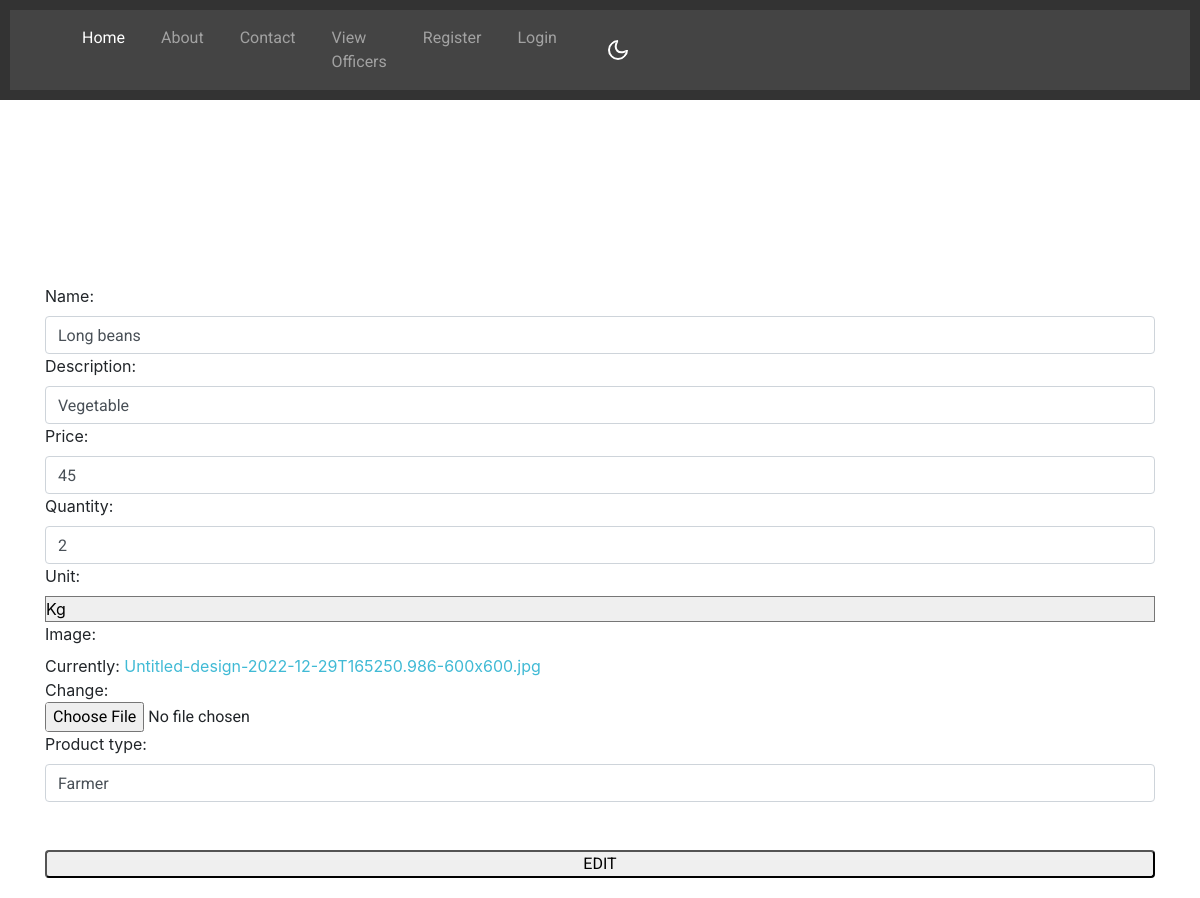
The app's page /edit_products/17 with its own data.
### officer_management/models.py (models this page shows)
class Products(models.Model):
    uid = models.ForeignKey(Register,on_delete=models.CASCADE,null=True)
    name = models.CharField(max_length=50,default='')
    description = models.CharField(max_length=50,default='')
    price = models.CharField(max_length=50,default='')
    quantity = models.CharField(max_length=50,default='')
    Unit = models.CharField('Unit',choices=Unit,default='peice',max_length=250)
    image =  models.FileField()
    product_type = models.CharField(max_length=50,default='')
    no_of_remaining_items = models.CharField(max_length=50,default='',null=True)

### officer_management/views.py (the view)
# urls.py: path('edit_products/<int:id>',views.edit_products),
def edit_products(request,id):
    data=Products.objects.get(id=id)
    if request.method=='POST':
        form = ProductForm(request.POST,request.FILES, instance=data)
        if form.is_valid():
            print("valid")
            form.save()
        return redirect("/view_add_products",{'data':data})
    else:
        form = ProductForm(instance=data)
        context={
            'form' : form
        }
    return render(request,'edit_products.html',context)

### officer_management/forms.py
class ProductForm(forms.ModelForm):
    class Meta :
        model = Products
        fields = ['name','description','price','quantity','Unit','image','product_type']
        widgets = {
            "name" : forms.TextInput(attrs={"class":"form-control bg-transparent phn","type":"name"}),
            "description" : forms.TextInput(attrs={"class":"form-control bg-transparent phn","type":"description"}),
            "price" : forms.TextInput(attrs={"class":"form-control bg-transparent phn","type":"price"}),
            "quantity" : forms.TextInput(attrs={"class":"form-control bg-transparent phn","label":"quantity"}),
            "product_type" : forms.TextInput(attrs={"class":"form-control bg-transparent phn","type":"product_type"}),
        }

### officer_management/templates/edit_products.html (shortened to what this page needs)
{%extends 'layout.html'%}
{%block content%}
<html>
    <head><title>EDIT PRODUCTS</title></head>
    <body>
        <br><br><br><br>
        <div class="container">
            <form method="post" enctype="multipart/form-data">
                <br><br><br><br><br><br><br>
                {% for x in form %}
                {{x.label_tag}}{{x}}
                {% endfor %}
                <div>
                    <br><br>
                    <input type="submit" value="EDIT">
                </div>
            </form>
        </div>
    </body>
</html>
{%endblock%}

### farmer/templates/layout.html (style rules this page uses)
body, h1, p { margin: 0; padding: 0; }
body { font-family: Arial, sans-serif; }
.container { max-width: 1200px; margin: 0 auto; padding: 20px; }

### records on screen
Products: form "Long beans" "Vegetable" "45" "2" "Kg" "Farmer"

### other values on screen
{{ x.label_tag }} "Name:" "Description:" "Price:" "Quantity:" "Unit:" "Image:" "Product type:"
